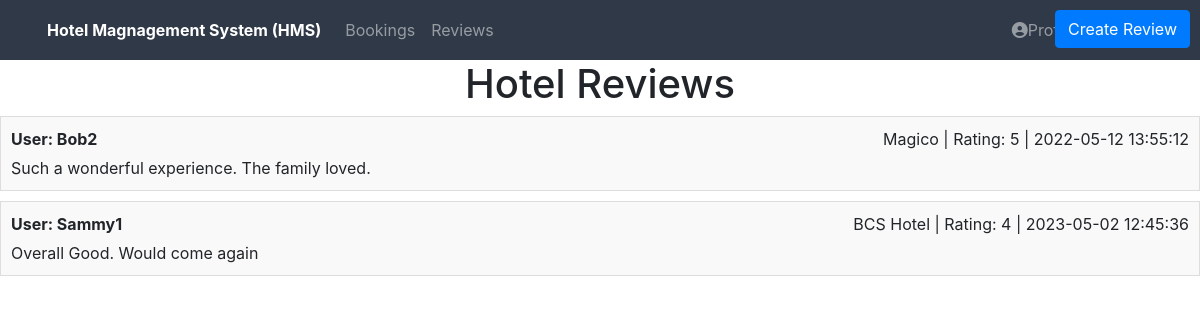
Page /website_files/reviews/hotel_reviews.php (signed in) on the committed database.
### tables this page shows
CREATE TABLE `reviews` (
  `Review_ID` int(10) UNSIGNED NOT NULL,
  `Hotel_ID` int(10) UNSIGNED NOT NULL,
  `User_ID` int(10) UNSIGNED NOT NULL,
  `Rating` int(2) UNSIGNED NOT NULL,
  `Description` varchar(300) NOT NULL,
  `Review_Date` datetime NOT NULL
);

CREATE TABLE `users` (
  `User_ID` int(10) UNSIGNED NOT NULL,
  `FName` varchar(45) NOT NULL,
  `LName` varchar(45) NOT NULL,
  `Phone_NO` int(10) NOT NULL,
  `Email` varchar(60) NOT NULL,
  `Username` varchar(45) NOT NULL,
  `Password` varchar(45) NOT NULL,
  `User_Type` varchar(30) NOT NULL
);

CREATE TABLE `hotel` (
  `Hotel_ID` int(10) UNSIGNED NOT NULL,
  `Hotel_Name` varchar(45) NOT NULL,
  `Hotel_City` varchar(45) NOT NULL,
  `Hotel_State` varchar(45) NOT NULL,
  `Hotel_Country` varchar(45) NOT NULL
);

### website_files/reviews/hotel_reviews.php (the view, shortened to what this page needs)
<?php include "../res/head.php"; ?>
<link rel="stylesheet" href="style.css">
<div>
  <h1 class="title">Hotel Reviews</h1>
    <?php
    $q = "SELECT * FROM Reviews ORDER BY Review_Date ASC";
    $data = $conn->query($q);
    if ($data->num_rows > 0) {
        while ($row = $data->fetch_assoc()) {
            echo "<div class='review'>";
            echo "<div class='review-header'>";
            $u_name_query = $conn->query("SELECT * FROM Users WHERE User_ID = $row[User_ID]");
            $u_name = $u_name_query->fetch_assoc();
            echo "<div class='user-id'>User: " . $u_name["Username"] . "</div>";
            $h_data_query = $conn->query("SELECT * FROM Hotel WHERE Hotel_ID = $row[Hotel_ID]");
            $h_data = $h_data_query->fetch_assoc();
            echo "<div class='hotel-info'>" . $h_data["Hotel_Name"] . " | Rating: " . $row["Rating"] . " | ". $row["Review_Date"] . "</div>";
            echo "</div>";
            echo "<div class='review-description'>" . $row["Description"] . "</div>";
            echo "</div>";
        }
    } else {
        echo "<tr><td colspan='2'>0 results</td></tr>";
    }
    ?>
  <div id = "review-button">
    <a href="create_review.php" class="btn btn-primary">Create Review</a>
  </div>
  </div>

### website_files/reviews/style.css (style rules this page uses)
#review-button { position: absolute; top: 10px; right: 10px; }
.title { text-align: center; }
.review { background-color: #f9f9f9; border: 1px solid #ddd; padding: 10px; margin-bottom: 10px; }
.review-header { display: flex; justify-content: space-between; margin-bottom: 5px; }
.user-id { font-weight: bold; }
.hotel-info { font-style: normal; }
.review-description { margin-top: 5px; }

### rows in the picture
reviews: User_ID.Username "Bob2", Hotel_ID.Hotel_Name "Magico", Rating "5", Review_Date "2022-05-12 13:55:12", Description "Such a wonderful experience. The family loved."
reviews: User_ID.Username "Sammy1", Hotel_ID.Hotel_Name "BCS Hotel", Rating "4", Review_Date "2023-05-02 12:45:36", Description "Overall Good. Would come again"
